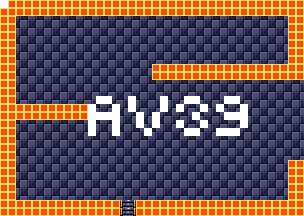

Below is a game level as drawn by its tile map, then a one-line description and the .tmx that defines it (tile-layer data replaced by summaries):
An orthogonal 38x27 tile map with 8x8 px tiles, 4 tile layers (background, foreground, room numbers, Objects), 15 tilesets.

<map version="1.5" tiledversion="1.7.1" orientation="orthogonal" renderorder="right-down" width="38" height="27" tilewidth="8" tileheight="8" infinite="0" nextlayerid="11" nextobjectid="1">
 <tileset firstgid="1" source="tilesheets/tsKarniMata.tsx" />
 <tileset firstgid="1025" source="tilesheets/tsVoodooWasp.tsx" />
 <tileset firstgid="2049" source="tilesheets/tsBurial.tsx" />
 <tileset firstgid="3073" source="tilesheets/tsBlueTemple.tsx" />
 <tileset firstgid="4097" source="tilesheets/tsGoddess.tsx" />
 <tileset firstgid="5121" source="tilesheets/tsKonark.tsx" />
 <tileset firstgid="6145" name="sEnemies" tilewidth="8" tileheight="8" tilecount="1024" columns="32">
  <image source="../grapx/tilesheets/sObjects.bmp" trans="ff94ff" width="256" height="256" />
 </tileset>
 <tileset firstgid="7169" source="tilesheets/tsIceTemple.tsx" />
 <tileset firstgid="8193" source="tilesheets/tsLavaArea.tsx" />
 <tileset firstgid="9217" source="tilesheets/tsBossArea.tsx" />
 <tileset firstgid="10241" source="tilesheets/tsPegu.tsx" />
 <tileset firstgid="11265" source="tilesheets/sTiwanakuTemple.tsx" />
 <tileset firstgid="12289" source="tilesheets/sIndraTemple.tsx" />
 <tileset firstgid="13313" source="tilesheets/sTeleport.tsx" />
 <tileset firstgid="14337" source="tilesheets/sObjects.tsx" />
 <layer id="2" name="background" width="38" height="27">
  <data>[1026 cells, 1026 non-empty, 2 distinct tile ids]</data>
 </layer>
 <layer id="1" name="foreground" width="38" height="27">
  <data>[1026 cells, 276 non-empty, 3 distinct tile ids]</data>
 </layer>
 <layer id="7" name="room numbers" width="38" height="27">
  <data>[1026 cells, 42 non-empty, 1 distinct tile ids]</data>
 </layer>
 <layer id="10" name="Objects" width="38" height="27">
  <data>[1026 cells, 0 non-empty, 0 distinct tile ids]</data>
 </layer>
</map>
